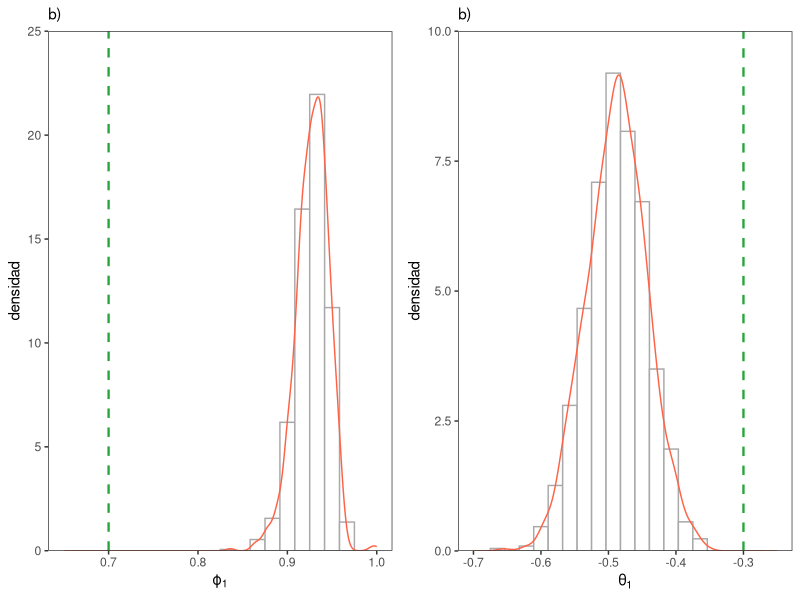

R code for this plot:
library(tidyverse)
library(ggthemes)
library(readr)
library(ggplot2)
library(gridExtra)

# Explorar cual es la convergencia del phi 1 y tita 1 
# ajustado con ARIMA(1,1,1), cuando los datos fueron generados 
# por un ARIMA(2,1,1).

dist_param <- read.csv("data/dist_param_arima111.csv",  header = TRUE)
colnames(dist_param)



g1 <- ggplot(dist_param, aes(x = phis1)) + 
  geom_histogram(colour = "darkgray", fill = "white", bins = 22, aes(y = ..density..))+
  geom_density(lwd = 0.5,linetype = 1, colour = "tomato")+
  labs(subtitle = "b)", y= "densidad", x= expression("\u03d5"[1]))+
  scale_y_continuous(expand = c(0, 0), limits = c(0, 25))+
  geom_vline(xintercept = 0.7, linetype="dashed", color="#26A63A",lwd=0.8)+
  xlim(c(0.65,1)) + theme_bw()+
  theme(panel.grid.major = element_blank(),
        panel.grid.minor = element_blank())


g2 <- ggplot(dist_param, aes(x = titas1)) + 
  geom_histogram(colour = "darkgray", fill = "white", bins = 22, aes(y = ..density..))+
  geom_density(lwd = 0.5,linetype = 1, colour = "tomato")+
  labs(subtitle = "b)", y= "densidad", x= expression("\u03B8"[1]))+
  scale_y_continuous(expand = c(0, 0), limits = c(0, 10))+
  geom_vline(xintercept = -0.3, linetype="dashed", color="#26A63A",lwd=0.8)+
  xlim(c(-0.7,-0.25)) + theme_bw()+
  theme(panel.grid.major = element_blank(),
        panel.grid.minor = element_blank())

dist_param_arima111_fuera_mod <- grid.arrange(g1,g2,nrow=1)
